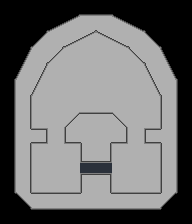

This is a level from a 2D game, rendered from its Tiled map with the project's own tilesets. A one-line summary and the complete map file follow:
An orthogonal 12x14 tile map with 16x16 px tiles, 2 tile layers (Tile Layer 2, Tile Layer 1), 2 tilesets.

<map version="1.0" orientation="orthogonal" renderorder="right-down" width="12" height="14" tilewidth="16" tileheight="16" nextobjectid="1">
 <tileset firstgid="1" name="TilesDoor" tilewidth="16" tileheight="16" tilecount="32" columns="16">
  <image source="../TilesDoor.png" width="256" height="32" />
 </tileset>
 <tileset firstgid="33" source="../Ship.tsx" />
 <layer name="Tile Layer 2" width="12" height="14">
  <data encoding="csv">
0,0,0,0,46,36,36,45,0,0,0,0,
0,0,46,66,62,56,56,58,72,45,0,0,
0,46,73,56,56,56,56,56,56,76,45,0,
0,69,56,56,56,56,56,56,56,56,65,0,
46,57,56,56,56,56,56,56,56,56,61,45,
33,56,56,56,56,56,56,56,56,56,56,35,
33,56,56,56,56,56,56,56,56,56,56,35,
33,56,56,56,56,56,56,56,56,56,56,35,
33,56,56,56,56,56,56,56,56,56,56,35,
33,56,56,56,56,56,56,56,56,56,56,35,
33,56,56,56,56,56,56,56,56,56,56,35,
33,56,56,56,56,56,56,56,56,56,56,35,
43,74,56,56,56,56,56,56,56,56,75,44,
0,43,34,34,34,34,34,34,34,34,44,0
</data>
 </layer>
 <layer name="Tile Layer 1" width="12" height="14">
  <data encoding="csv">
0,0,0,0,0,0,0,0,0,0,0,0,
0,0,0,0,0,46,45,0,0,0,0,0,
0,0,0,46,66,62,58,72,45,0,0,0,
0,0,46,73,56,56,56,56,76,45,0,0,
0,0,69,56,56,56,56,56,56,65,0,0,
0,46,57,56,56,56,56,56,56,61,45,0,
0,33,56,56,56,56,56,56,56,56,35,0,
0,33,56,56,75,34,34,74,56,56,35,0,
0,47,77,56,39,45,46,40,56,79,49,0,
0,33,56,56,56,35,33,56,56,56,35,0,
0,33,56,56,56,9,11,56,56,56,35,0,
0,33,56,56,56,35,33,56,56,56,35,0,
0,43,34,34,34,44,43,34,34,34,44,0,
0,0,0,0,0,0,0,0,0,0,0,0
</data>
 </layer>
</map>